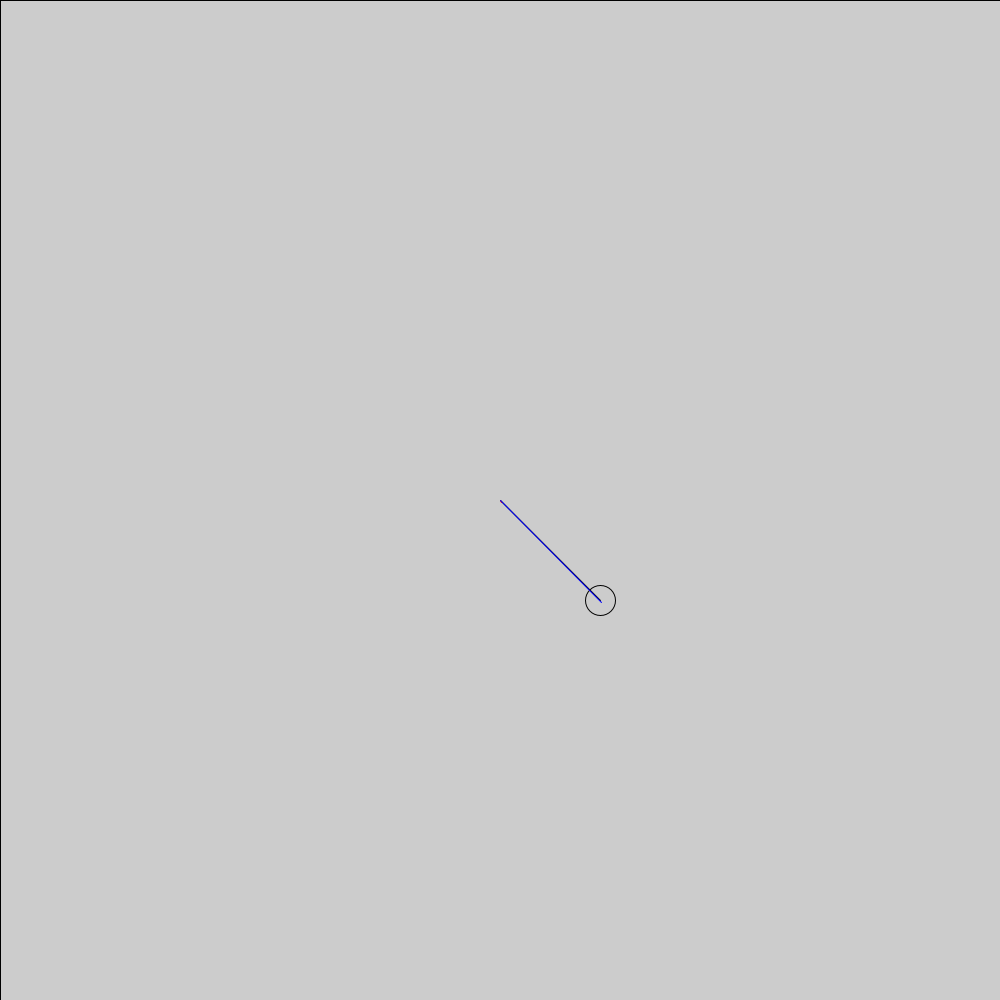
Frame 1 (no input)
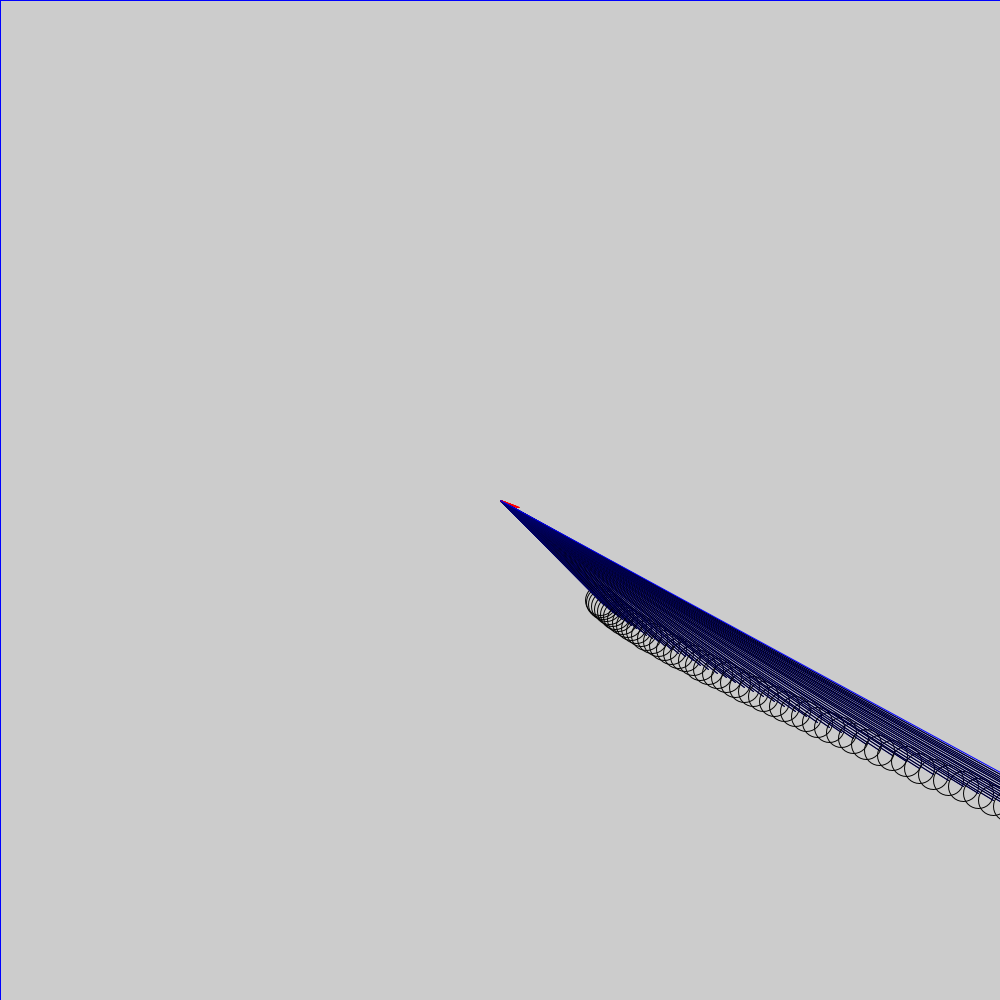
Frame 60 (the mouse pressed at the canvas centre just before this capture)
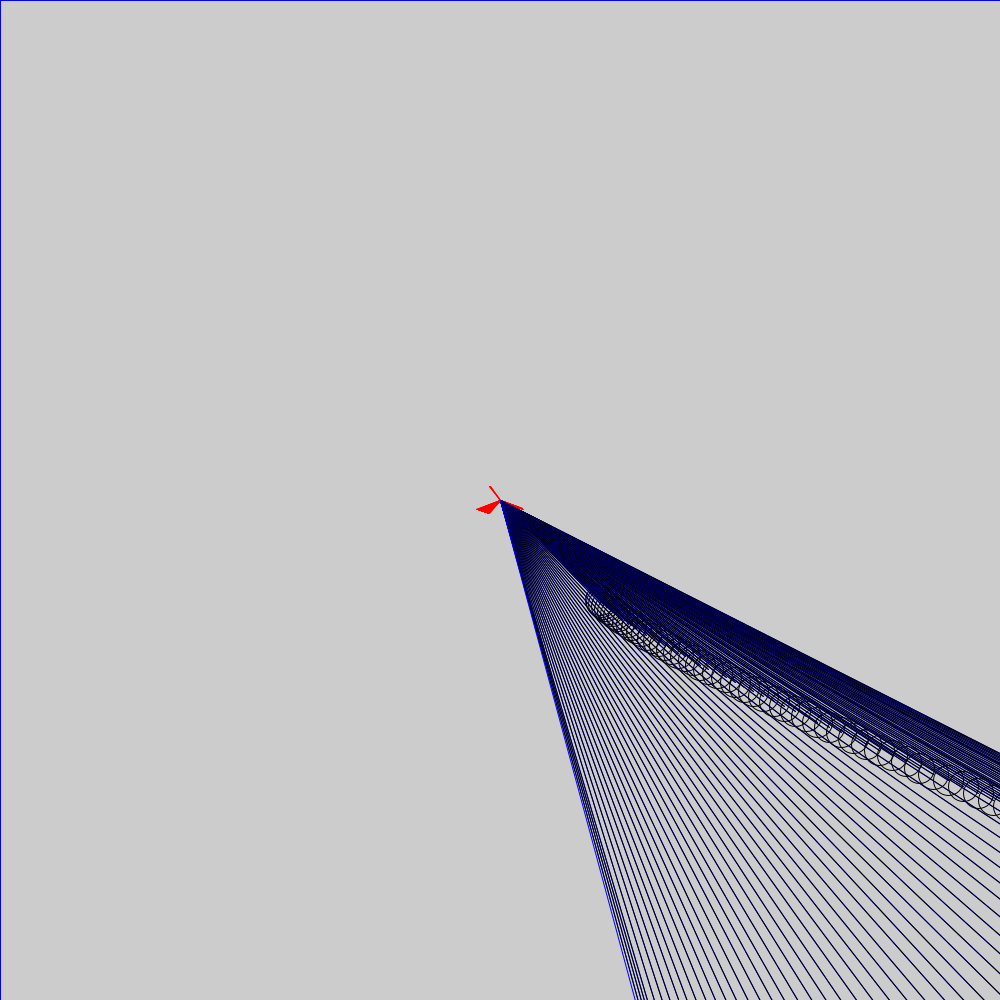
Frame 120 (the mouse held since frame 60 and released just before this capture)

The Processing sketch that drew these frames (run headless with seeded random() and noise(); from frame 60 on, the mouse is pressed at the canvas centre):

// Processing sketch: Bouceball3
// ── Bouceball3.pde
PVector pos = new PVector(100,100);
PVector speed = new PVector(1.5,2);
PVector force = new PVector(.3,.1);

void setup()

{ 
  size(1000,1000); 
  //fullScreen();
  frameRate(4);
}

void draw()

{
  fill(255,255,255,0);
  rect(0,0,width,height);
  translate(width/2,height/2);
  stroke(2);
  circle(pos.x,pos.y,30);
 drawV(pos,color(0,0,0));
drawV(speed,color(255,0,0));
  speed = speed.add(force);
  pos = pos.add(speed);
  drawV(pos,color(0,0,255));
  
  if(pos.x > width || pos.x < 0)
  {speed.x = speed.x * (-1);}
  
 if(pos.y > height || pos.y < 0)
  {speed.y = speed.y * (-1);}

}


void drawV(PVector v,color c)
{
  stroke(c);
  line(0,0,v.x,v.y);
  
}
